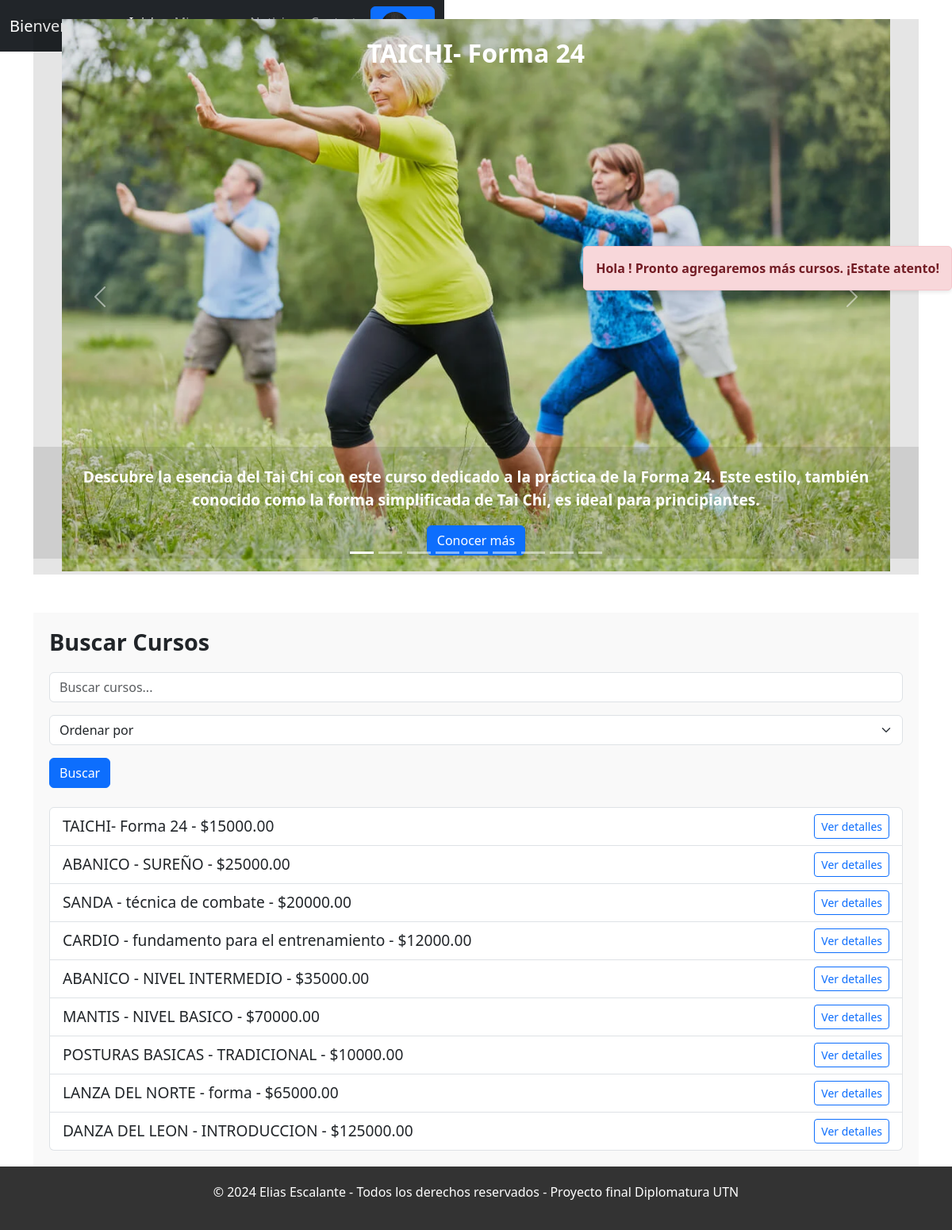
/cursos/home/, run on the app's committed database.
### cursos/models.py (models this page shows, shortened)
class Curso(models.Model):
    nombre = models.CharField(max_length=50)
    comision = models.CharField(max_length=20)
    Profesor = models.CharField(max_length=50)
    Descripcion = models.TextField(max_length=500)
    cupo = models.IntegerField(default=0)
    precio = models.DecimalField(max_digits=12, decimal_places=2, default=0.00)
    imagen = models.ImageField(upload_to="producto/%Y/%m/%d", blank=True, null=True)
    direccion= models.CharField(max_length=200)

### cursos/views.py (the view)
# urls.py: path('home/', views.home_cursos, name='home_cursos'),
def home_cursos(request):
    cursos = Curso.objects.all()
    query = request.GET.get('q', '')
    if query:
        cursos = cursos.filter(nombre__icontains=query)
    order = request.GET.get('order', '')
    if order == 'alfabetico':
        cursos = cursos.order_by('nombre')
    elif order == 'precio':
        cursos = cursos.order_by('precio')
    return render(request, 'cursos/home.html', {'cursos': cursos})

### templates/cursos/home.html (shortened to what this page needs)
{% extends "layout.html" %}
{% load static %}
{% block content %}
    {% include 'descripcion_lateral.html' %}
    <link rel="stylesheet" href="{% static 'cursos/home/css/style.css' %}">
    <div class="col-12">
        <div id="carouselExampleIndicators" class="carousel slide" data-bs-ride="carousel">
            <div class="carousel-indicators">
                {% for curso in cursos %}
                    <button type="button" data-bs-target="#carouselExampleIndicators" data-bs-slide-to="{{ forloop.counter0 }}" class="{% if forloop.first %}active{% endif %}" aria-label="Slide {{ forloop.counter }}"></button>
                {% endfor %}
            </div>
            <div class="carousel-inner">
                {% for curso in cursos %}
                    <div class="carousel-item {% if forloop.first %}active{% endif %}">
                        <img class="card-img-top pb-1 img_lat" src="{{ curso.imagen.url }}" alt="{{ curso.nombre }}" />
                        <div class="carousel-caption d-none d-md-block text-white p-4 position-absolute top-0 start-0 w-100 bg-opacity-50">
                            <h5 style="font-size: 2rem; font-weight: bold;">{{ curso.nombre }}</h5>
                        </div>
                        <div class="carousel-caption d-none d-md-block text-white p-4 position-absolute bottom-0 start-0 w-100 bg-opacity-50">
                            <p style="font-size: 1.2rem;">{{ curso.Descripcion|truncatewords:100 }}</p>
                            <a href="{% url 'detalle_curso' curso.id %}" class="btn btn-primary">Conocer más</a>
                        </div>
                    </div>
                {% endfor %}
            </div>
            <button class="carousel-control-prev" type="button" data-bs-target="#carouselExampleIndicators" data-bs-slide="prev">
                <span class="carousel-control-prev-icon" aria-hidden="true"></span>
            </button>
            <button class="carousel-control-next" type="button" data-bs-target="#carouselExampleIndicators" data-bs-slide="next">
                <span class="carousel-control-next-icon" aria-hidden="true"></span>
            </button>
        </div>
    </div>
    <section id="search-section" class="mt-5">
        <h2>Buscar Cursos</h2>
        <form method="GET" action="{% url 'home_cursos' %}">
            <div class="mb-3">
                <input type="text" name="q" class="form-control" placeholder="Buscar cursos..." value="{{ query }}">
            </div>
            <div class="mb-3">
                <select name="order" class="form-select">
                    <option value="">Ordenar por</option>
                </select>
            </div>
            <button type="submit" class="btn btn-primary">Buscar</button>
        </form>
        <div id="course-results" class="mt-4">
            {% if cursos %}
                <ul class="list-group">
                    {% for curso in cursos %}
                        <li class="list-group-item d-flex justify-content-between align-items-center">
                            {{ curso.nombre }} - ${{ curso.precio }}
                            <a href="{% url 'detalle_curso' curso.id %}" class="btn btn-outline-primary btn-sm">Ver detalles</a>
                        </li>
                    {% endfor %}
                </ul>
            {% else %}
                <p>No se encontraron cursos.</p>
            {% endif %}
        </div>
    </section>
{% endblock %}

### static/layout/css/layout.css (style rules this page uses)
html, body { height: 100%; margin: 0; }

### static/cursos/home/css/style.css (style rules this page uses)
body { background-color: white; }
.carousel-caption { text-align: center; font-size: 1.5rem; font-weight: bold; color: #DAFF00; background-color: rgba(0, 0, 0, 0.1); }
.carousel-item img { width: 100%; height: 700px; object-fit: contain; }
#search-section { padding: 20px; background-color: #f9f9f9; }
#search-section h2 { font-size: 1.8rem; font-weight: bold; margin-bottom: 20px; }
#course-results .list-group-item { font-size: 1.2rem; }

### data on the page
Curso: imagen (picture), nombre "TAICHI- Forma 24", Descripcion "Descubre la esencia del Tai Chi con este curso dedicado a la práctica de la Forma 24. Este estilo, también conocido como la forma simplificada de Tai Chi, es ideal para principiantes.", precio "15000.00"
Curso: nombre "ABANICO - SUREÑO", precio "25000.00"
Curso: nombre "SANDA - técnica de combate", precio "20000.00"
Curso: nombre "CARDIO - fundamento para el entrenamiento", precio "12000.00"
Curso: nombre "ABANICO - NIVEL INTERMEDIO", precio "35000.00"
Curso: nombre "MANTIS - NIVEL BASICO", precio "70000.00"
Curso: nombre "POSTURAS BASICAS - TRADICIONAL", precio "10000.00"
Curso: nombre "LANZA DEL NORTE - forma", precio "65000.00"
Curso: nombre "DANZA DEL LEON - INTRODUCCION", precio "125000.00"
